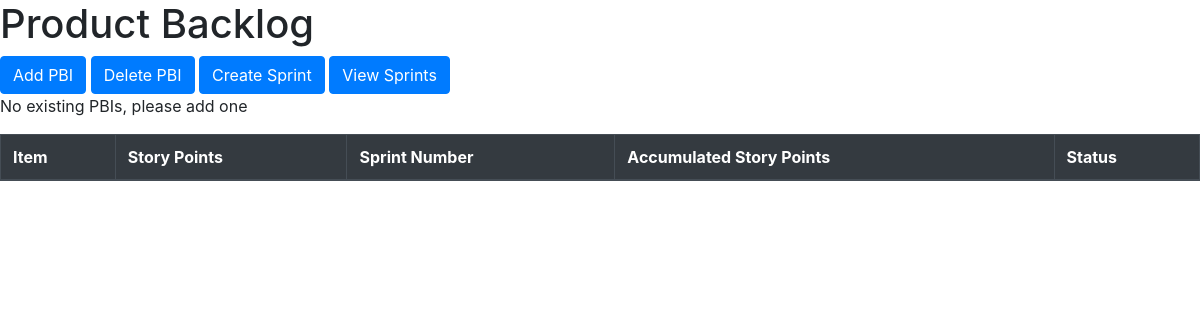
/fafa/view_pb, run on an earlier commit of the app's database.
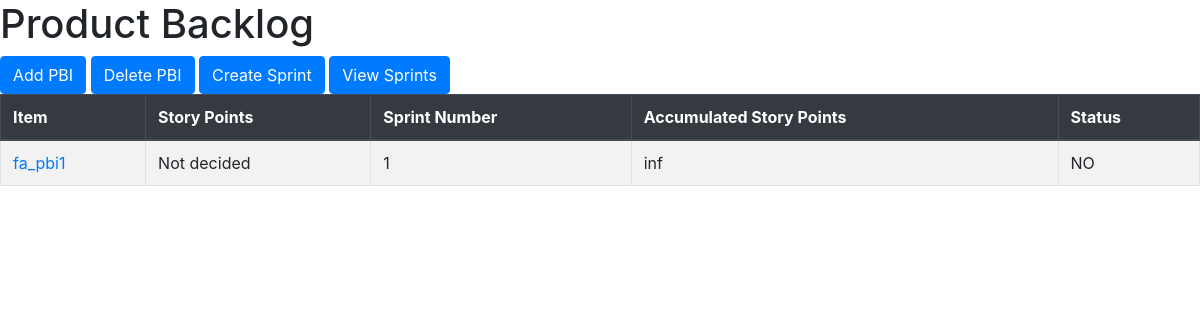
And on a later commit of the database.
### backtrack/models.py (models this page shows, shortened)
class PBI(models.Model):
    title = models.CharField(max_length=20)
    card = models.TextField(blank=True, null=True)
    conversation = models.TextField(blank=True, null=True)
    storypoints = models.IntegerField(blank=True, null=True)
    priority = models.IntegerField(default=1)
    INPROGRESS = 'INP'
    FINISHED = 'FN'
    NOTSTARTED = 'NO'
    STATUS_CHOICES = [
        (INPROGRESS, 'in progress'),
        (FINISHED, 'finished'),
        (NOTSTARTED, 'not started')
    ]
    status = models.CharField(
        choices=STATUS_CHOICES,
        max_length=20,
        default=NOTSTARTED
    )
    product_backlog = models.ForeignKey(
        ProductBacklog, models.CASCADE
    )
    class Meta:
        ordering = ('priority',)

class SprintBacklog(models.Model):
    sprint_number = models.IntegerField()
    hours_available = models.IntegerField(default=0)
    pbi = models.ManyToManyField(PBI)
    is_current_sprint = models.BooleanField(default=False)
    INPROGRESS = 'INP'
    FINISHED = 'FN'
    NOTSTARTED = 'NO'
    STATUS_CHOICES = [
        (INPROGRESS, 'in progress'),
        (FINISHED, 'finished'),
        (NOTSTARTED, 'not started')
    ]
    status = models.CharField(
        choices=STATUS_CHOICES,
        max_length=20,
        default=NOTSTARTED
    )

### backtrack/views.py (the view)
# urls.py: path("<project_name>/view_pb", views.PBView.as_view(), name="view pb"),
class PBView(ListView):
    model = PBI
    template_name = "backtrack/view_pb.html"
    def get_queryset(self):
        return PBI.objects.filter(
            product_backlog__project__name=\
                self.kwargs.get('project_name')
        )
    def get_context_data(self, **kwargs):
        context = super().get_context_data(**kwargs)
        context['project_name']= self.kwargs.get('project_name')
        pbi_list = self.get_queryset()
        CumStoryPoints = [0]
        inf = False
        for pbi in pbi_list:
            if inf:
                CumStoryPoints.append('inf')
            elif pbi.storypoints is None:
                inf = True
                CumStoryPoints.append('inf')
            else :
                CumStoryPoints.append(
                    CumStoryPoints[-1]+pbi.storypoints
                )
        context['CumStoryPoints'] = CumStoryPoints
        return context

### backtrack/templatetags/backtrack_extra.py (called while the page is built)
@register.filter
def index(value, arg):
    return value[arg]

### backtrack/templates/backtrack/view_pb.html (shortened to what this page needs)
{% load backtrack_extra %}
{% load bootstrap4 %}
{% bootstrap_css %}
<!DOCTYPE html>
<head>
</head>
<body>
    <h1>Product Backlog</h1>
    <div>
        <a class="btn btn-primary" role="button"
         href="{% url 'backtrack:add pbi' project_name %}">
         Add PBI</a>
        <a class="btn btn-primary" role="button"
        href="{% url 'backtrack:delete pbi' project_name %}">
        Delete PBI</a>
        <a class="btn btn-primary" role="button"
        href="{% url 'backtrack:create sb' project_name %}">
        Create Sprint</a>
        <a class="btn btn-primary" role="button"
        href="{% url 'backtrack:view sb' project_name %}">
        View Sprints</a>
    </div>
    <div>
        <table class="table table-striped table-bordered">
            <thead class="thead-dark">
                <tr>
                    <th scope="col">Item</th>
                    <th scope="col">Story Points</th>
                    <th scope="col">Sprint Number</th>
                    <th scope="col">Accumulated Story Points</th>
                    <th scope="col">Status</th>
                </tr>
            </thead>
            {% for pbi in pbi_list %}
            <tr>
                <td><a href="{% url 'backtrack:view pbi' pbi.pk %}">
                    {{ pbi.title }}</a></td>
                <td>{{ pbi.storypoints|default_if_none:'Not decided' }}</td>
                <td>
                    {% for sb in pbi.sprintbacklog_set.all %}
                        {% if forloop.last %}
                            {{ sb.sprint_number }}
                        {% else %}
                            {{ sb.sprint_number }},
                        {% endif %}
                    {% empty %}
                        None
                    {% endfor %}
                </td>
                <td>{{ CumStoryPoints|index:forloop.counter }}</td>
                <td>{{ pbi.status }}</td>
            </tr>
            {% empty %}
                <p>No existing PBIs, please add one</p>
            {% endfor %}
        </table>
    </div>
</body>

What changed in the data, as far as the page shows it:
added PBI: title "fa_pbi1", storypoints "Not decided", counter "inf", status "NO"
added SprintBacklog: sprint_number "1"
Also different on the page:
text no longer shown: "No existing PBIs, please add one"
